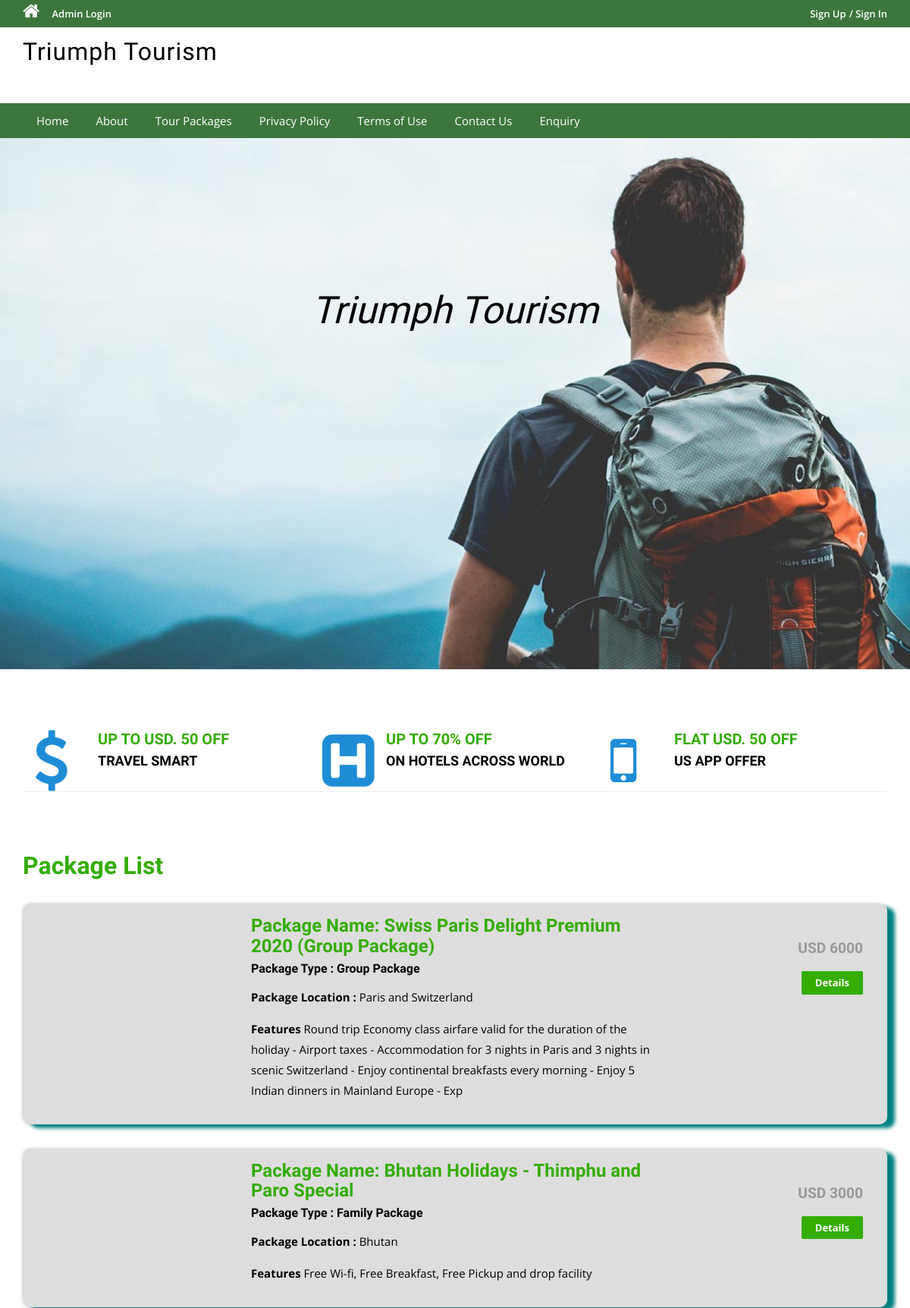
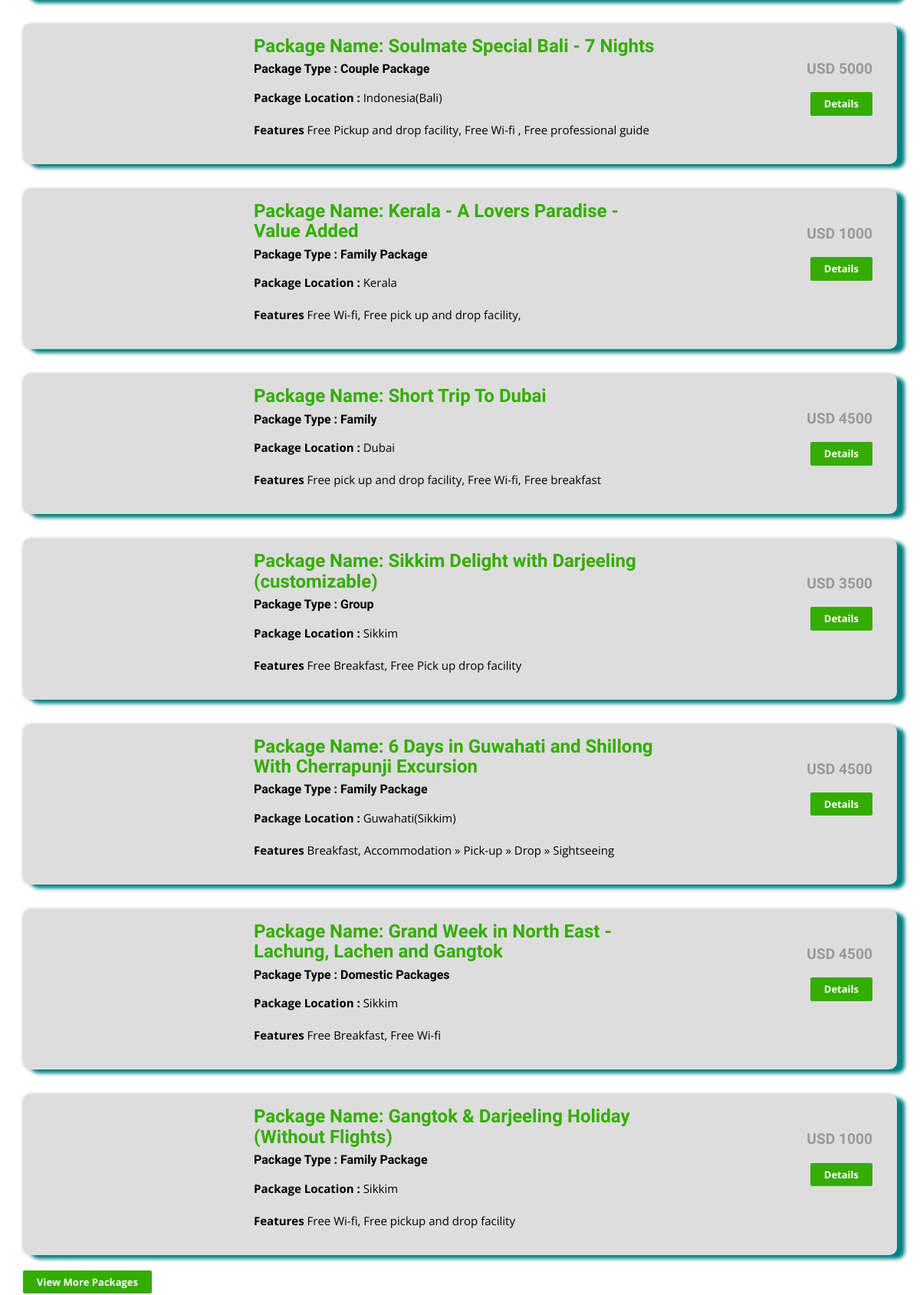
Screenshot of /search.php (upper part) with the database file from the repository (2 pictures, top to bottom).
### tables this page shows
CREATE TABLE `tbltourpackages` (
  `PackageId` int(11) NOT NULL,
  `PackageName` varchar(200) DEFAULT NULL,
  `PackageType` varchar(150) DEFAULT NULL,
  `PackageLocation` varchar(100) DEFAULT NULL,
  `PackagePrice` int(11) DEFAULT NULL,
  `PackageFetures` varchar(255) DEFAULT NULL,
  `PackageDetails` mediumtext DEFAULT NULL,
  `PackageImage` varchar(100) DEFAULT NULL,
  `Creationdate` timestamp NULL DEFAULT current_timestamp(),
  `UpdationDate` timestamp NULL DEFAULT NULL ON UPDATE current_timestamp()
);

### search.php (the view, shortened to what this page needs)
<?php
include('includes/config.php');
?>
<!DOCTYPE HTML>
<html>
<head>
    <link href="css/bootstrap.css" rel='stylesheet' type='text/css' />
    <link href="css/style.css" rel='stylesheet' type='text/css' />
    <link href="css/font-awesome.css" rel="stylesheet">
    <link href="css/animate.css" rel="stylesheet" type="text/css" media="all">
</head>
<body>
    <?php include('includes/header.php'); ?>
    <div class="banner" style="height: 700px; ">
        <div class="container">
            <h1 class="wow zoomIn animated animated" data-wow-delay=".5s" style="visibility: visible; animation-delay: 0.5s; animation-name: zoomIn;"> Triumph Tourism
            </h1>
        </div>
    </div>
    <div class="container">
        <div class="rupes" style="background-color:#fff;" ; border-radius: 25px;">
            <div class="col-md-4 rupes-left wow fadeInDown animated animated" data-wow-delay=".5s" style="visibility: visible; animation-delay: 0.5s; animation-name: fadeInDown;">
                <div class="rup-left">
                    <a href="offers.html"><i class="fa fa-usd"></i></a>
                </div>
                <div class="rup-rgt">
                    <h3>UP TO USD. 50 OFF</h3>
                    <h4><a href="offers.html">TRAVEL SMART</a></h4>
                </div>
                <div class="clearfix"></div>
            </div>
            <div class="col-md-4 rupes-left wow fadeInDown animated animated" data-wow-delay=".5s" style="visibility: visible; animation-delay: 0.5s; animation-name: fadeInDown;">
                <div class="rup-left">
                    <a href="offers.html"><i class="fa fa-h-square"></i></a>
                </div>
                <div class="rup-rgt">
                    <h3>UP TO 70% OFF</h3>
                    <h4><a href="offers.html">ON HOTELS ACROSS WORLD</a></h4>
                </div>
                <div class="clearfix"></div>
            </div>
            <div class="col-md-4 rupes-left wow fadeInDown animated animated" data-wow-delay=".5s" style="visibility: visible; animation-delay: 0.5s; animation-name: fadeInDown;">
                <div class="rup-left">
                    <a href="offers.html"><i class="fa fa-mobile"></i></a>
                </div>
                <div class="rup-rgt">
                    <h3>FLAT USD. 50 OFF</h3>
                    <h4><a href="offers.html">US APP OFFER</a></h4>
                </div>
                <div class="clearfix"></div>
            </div>
        </div>
    </div>
    <div class="container">
        <div class="holiday">
            <h3>Package List</h3>
            <?php
            $searched_name = $_GET['searched_name'];
            $searched_location = $_GET['searched_location'];
            $sql =
                "SELECT * from tbltourpackages where PackageName like '$searched_name%' and   PackageLocation like '$searched_location%'";
            $query = $dbh->prepare($sql);
            $query->execute();
            $results = $query->fetchAll(PDO::FETCH_OBJ);
            if ($query->rowCount() > 0) {
                foreach ($results as $result) {    ?>
                    <div class="rom-btm" style="border-radius: 10px;">
                        <div class="col-md-3 room-left wow fadeInLeft animated" data-wow-delay=".5s">
                        </div>
                        <div class="col-md-6 room-midle wow fadeInUp animated" data-wow-delay=".5s">
                            <h4>Package Name: <?php echo htmlentities($result->PackageName); ?></h4>
                            <h6 style="color:black;">Package Type : <?php echo htmlentities($result->PackageType); ?>
                            </h6>
                            <p style="color:black;"><b>Package Location :</b>
                                <?php echo htmlentities($result->PackageLocation); ?></p>
                            <p style="color:black;"> <b>Features</b>
                                <?php echo htmlentities($result->PackageFetures); ?>
                        </div>
                        <div class="col-md-3 room-right wow fadeInRight animated" data-wow-delay=".5s">
                            <h5>USD <?php echo htmlentities($result->PackagePrice); ?></h5>
                            <a href="package-details.php?pkgid=<?php echo htmlentities($result->PackageId); ?>" class="view">Details</a>
                        </div>
                        <div class="clearfix" style="background-color:#ddd;  border-radius:4px; border-radius: 10px ; box-shadow: 10px 5px 5px teal;" ;">
                        </div>
                    </div>
            <?php }
            } ?>
            <div><a href="package-list.php" class="view">View More Packages</a></div>
        </div>
    </div>
</body>
</html>

### css/style.css (style rules this page uses)
html, body { font-size: 100%; background:#ffffff; font-family: 'Open Sans', sans-serif; }
body a,.grid_1,plan_1,plan_1.one,plan_1.two,i.icon1, i.icon2, i.icon3, i.icon4, i.icon5, i.icon6 { transition:0.5s all; -webkit-transition:0.5s all; -moz-transition:0.5s all; -o-transition:0.5s all; -ms-transition:0.5s all; }
h1,h2,h3,h4,h5,h6 { margin:0; font-family: 'Roboto Condensed', sans-serif; }
p { margin:0; }
.banner { background: url(../images/1.jpg)no-repeat; background-size: cover; -webkit-background-size: cover; -o-background-size: cover; -ms-background-size: cover; -moz-background-size: cover; min-height: 430px; }
.banner h1 { font-size: 50px; margin-bottom: 40px; padding: 4em 0 0; text-align: center; color: #060505; font-style: italic; }
.rup-left { float: left; width: 24%; }
.rup-rgt { float: left; width: 76%; }
.rupes { padding: 5em 0; border-top: 1px solid rgba(236, 236, 236, 0.9); border-bottom: 1px solid rgba(236, 236, 236, 0.9); }
i.fa.fa-usd { font-size: 5em; color: #1f8dd6; }
i.fa.fa-h-square { font-size: 5em; color: #1f8dd6; }
i.fa.fa-mobile { font-size:5em; color: #1f8dd6; }
.rupes h3 { font-size: 20px; color: #34ad00; font-weight: 700; }
.rupes h4 { font-size: 18px; margin: 8px 0; font-weight: 700; }
.rupes h4 a { color: #000000; }
.rup-left a { display: inline-block; }
.holiday { padding: 5em 0; }
.holiday h3 { font-size: 2em; font-weight: 700; color: #34ad00; }
.holiday p { font-size: 1.2em; line-height: 1.8em; margin: 1em 0; color: #999; }
a.view { padding: 6px 18px; font-weight: 700; color: #fff; background-color: #34ad00; border: 0; font-size: 13px; border-radius: 2px; -webkit-transition: all .2s; -moz-transition: all .2s; transition: all .2s; margin-top: 20px; display: inline-block; }
.rom-btm { margin-top: 2em; box-shadow: 0px 0px 5px -1px rgba(0, 0, 0, 0.37); }
.rom-btm h4 { font-size: 1.5em; font-weight: 700; color: #34ad00; }
.rom-btm p { font-size: 15px; color: #999; }
.rom-btm h6 { font-size: 1em; font-weight: 700; margin: 0.5em 0; }
.room-right { text-align: right; padding: 3em 2em; }
.room-midle { padding: 1em; }
.rom-btm h5 { font-size: 1.2em; font-weight: 700; color: #999; }

### rows the page displays
tbltourpackages: PackageName "Swiss Paris Delight Premium 2020 (Group Package)", PackageType "Group Package", PackageLocation "Paris and Switzerland", PackageFetures "Round trip Economy class airfare valid for the duration of the holiday - Airport taxes - Accommodation for 3 nights in Paris and 3 nights in scenic Switzerland - Enjoy continental breakfasts every morning - Enjoy 5 Indian dinners in Mainland Europe - Exp", PackagePrice "6000"
tbltourpackages: PackageName "Bhutan Holidays - Thimphu and Paro Special", PackageType "Family Package", PackageLocation "Bhutan", PackageFetures "Free Wi-fi, Free Breakfast, Free Pickup and drop facility", PackagePrice "3000"
tbltourpackages: PackageName "Soulmate Special Bali - 7 Nights", PackageType "Couple Package", PackageLocation "Indonesia(Bali)", PackageFetures "Free Pickup and drop facility, Free Wi-fi , Free professional guide", PackagePrice "5000"
tbltourpackages: PackageName "Kerala - A Lovers Paradise - Value Added", PackageType "Family Package", PackageLocation "Kerala", PackageFetures "Free Wi-fi, Free pick up and drop facility,", PackagePrice "1000"
tbltourpackages: PackageName "Short Trip To Dubai", PackageType "Family", PackageLocation "Dubai", PackageFetures "Free pick up and drop facility, Free Wi-fi, Free breakfast", PackagePrice "4500"
tbltourpackages: PackageName "Sikkim Delight with Darjeeling (customizable)", PackageType "Group", PackageLocation "Sikkim", PackageFetures "Free Breakfast, Free Pick up drop facility", PackagePrice "3500"
tbltourpackages: PackageName "6 Days in Guwahati and Shillong With Cherrapunji Excursion", PackageType "Family Package", PackageLocation "Guwahati(Sikkim)", PackageFetures "Breakfast, Accommodation » Pick-up » Drop » Sightseeing", PackagePrice "4500"
tbltourpackages: PackageName "Grand Week in North East - Lachung, Lachen and Gangtok", PackageType "Domestic Packages", PackageLocation "Sikkim", PackageFetures "Free Breakfast, Free Wi-fi", PackagePrice "4500"
tbltourpackages: PackageName "Gangtok & Darjeeling Holiday (Without Flights)", PackageType "Family Package", PackageLocation "Sikkim", PackageFetures "Free Wi-fi, Free pickup and drop facility", PackagePrice "1000"
